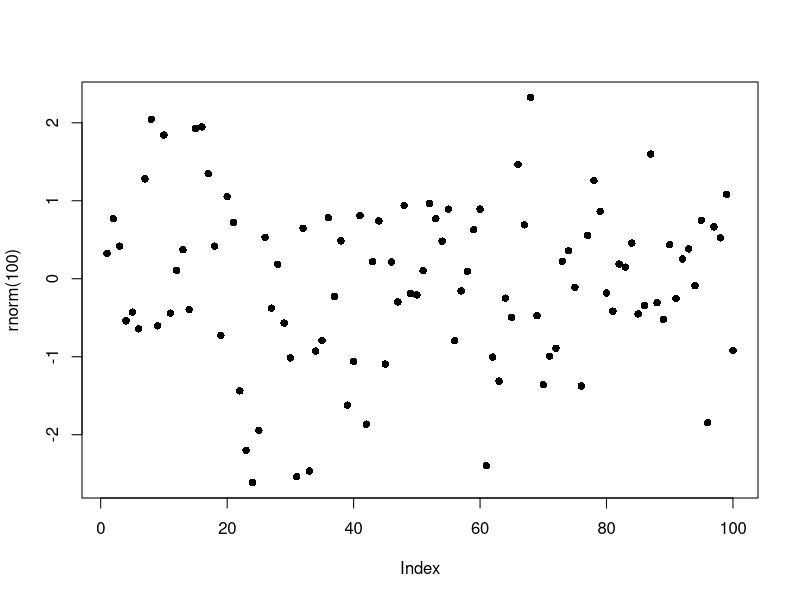

This chart was generated by the following R code:
## ---- chunk 1
knitr::opts_chunk$set(echo = TRUE)
## ---- chunk 2
plot(rnorm(100), pch = 16)
